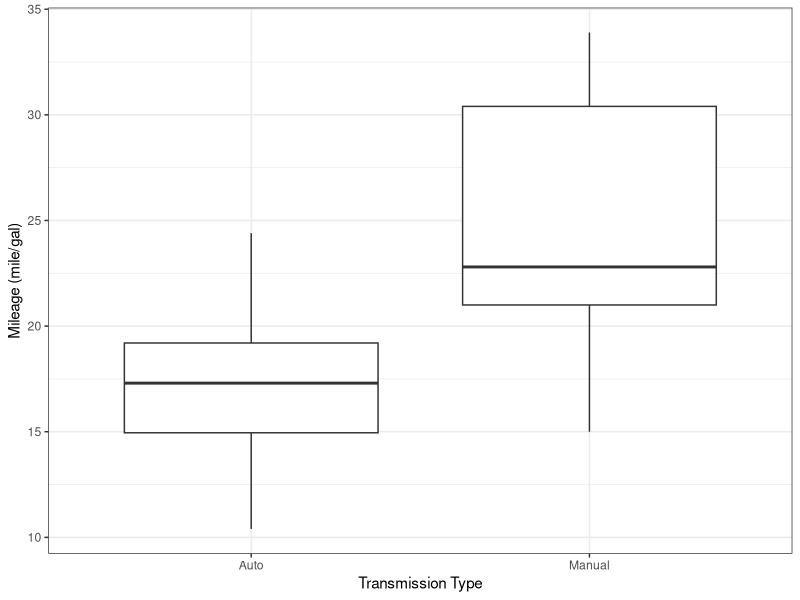
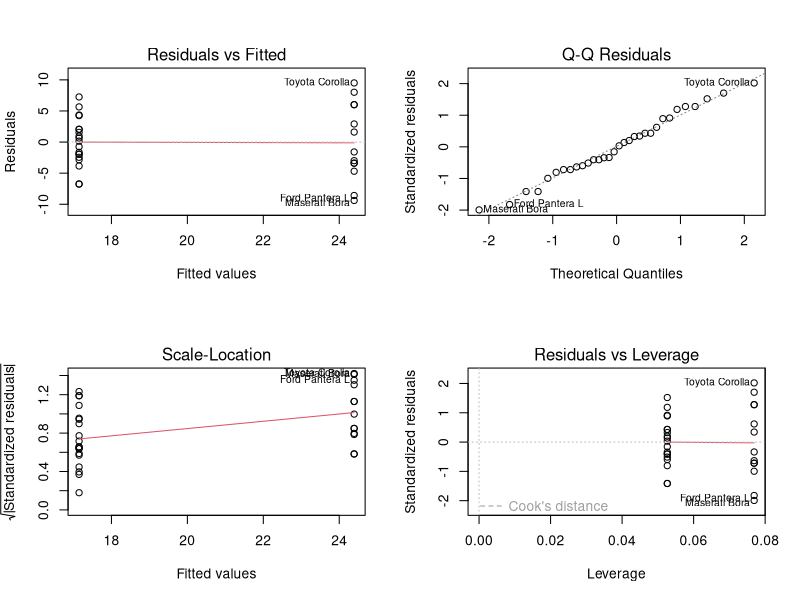
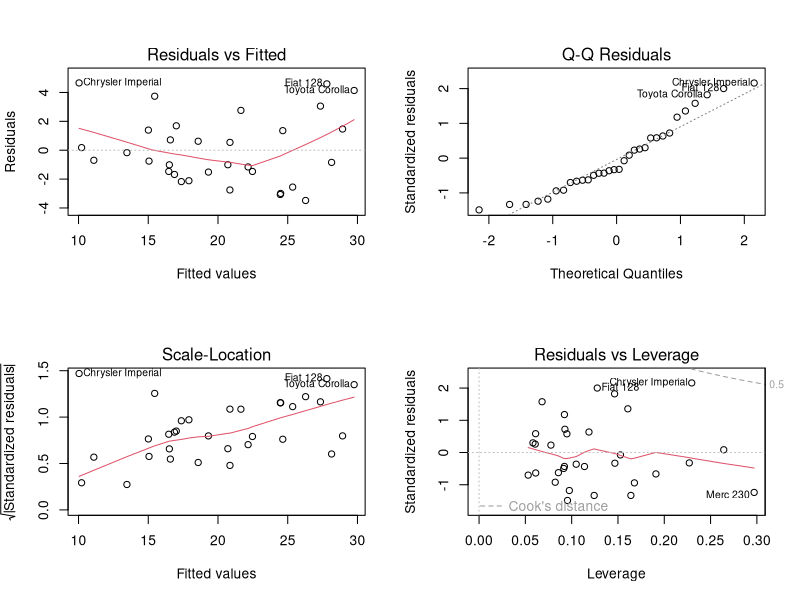

Recreate these plots in R, in order.
## ---- chunk 1
knitr::opts_chunk$set(echo = TRUE)
## ---- chunk 2
data("mtcars")

library(ggplot2)
library(dplyr)
library(tidyr)
library(reshape2)
## ---- chunk 3
round(cor(mtcars)[1,], 2) 
## ---- chunk 4
mtcars$am<-as.factor(mtcars$am)
levels(mtcars$am)<-c("Auto", "Manual")

## ---- chunk 5
simp.model <- lm(data= mtcars, mpg~am)
## ---- chunk 6

most.eff.model <- step(lm(mpg ~ ., data = mtcars), direction = "both")
most.eff.model

## ---- chunk 7
most.eff.model$call
## ---- chunk 8
anova(simp.model, most.eff.model)


## ---- chunk 9
mtcars$am<-as.factor(mtcars$am)
levels(mtcars$am)<-c("Auto", "Manual")

library(dplyr);library(tidyr); library(ggplot2)
    ggplot(mtcars)+ geom_boxplot(aes(am, mpg))+ theme_bw()+xlab('Transmission Type')+ylab('Mileage (mile/gal)')
  
## ---- chunk 10
par(mfrow=c(2,2))
plot(lm(mpg~am,data = mtcars))
## ---- chunk 11
par(mfrow=c(2,2))
plot(most.eff.model)
